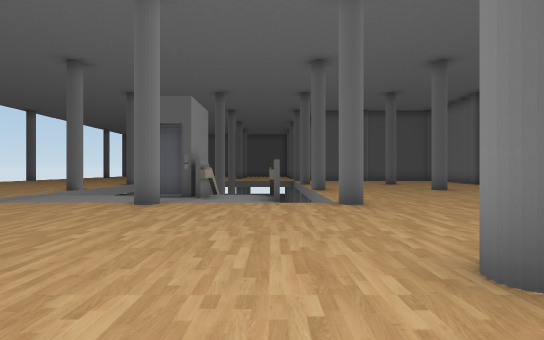
View 1 (above)

19 first-person views from a walk through a Unity game level. The camera is 1.4 m above the floor, looks level and sees 85° across. The floor is counted in squares, 2 m on a side. Each view is taken from the middle of a square. On the plan, view 1 faces up. The plan holds only what a view shows up to about 10 squares ahead; the rest is blank. The place goes on beyond the plan. Some surface patterns are stand-ins.

View 2
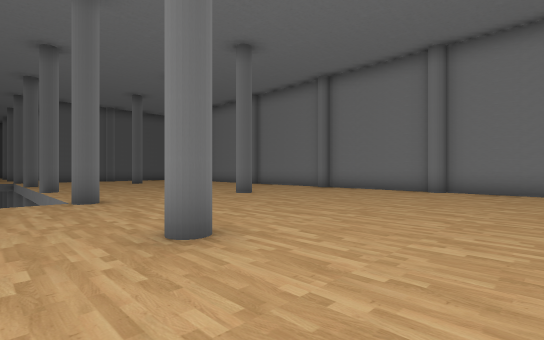

View 3
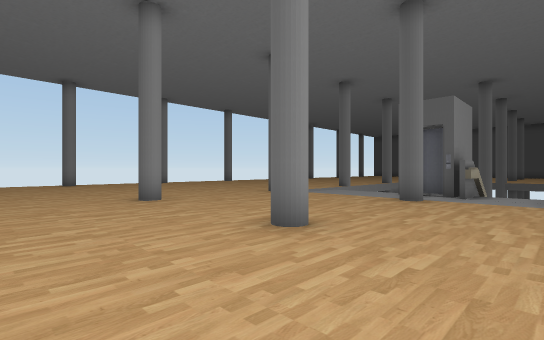

View 4
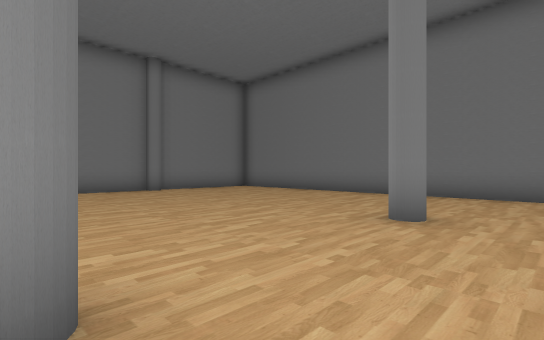

View 5
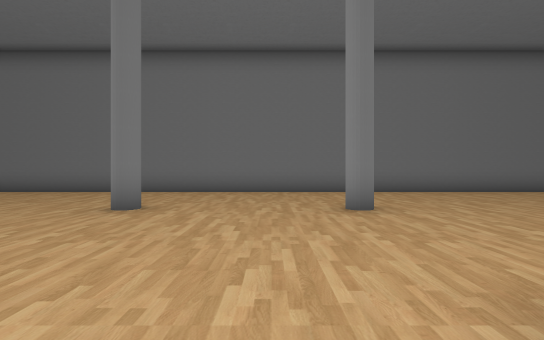

View 6
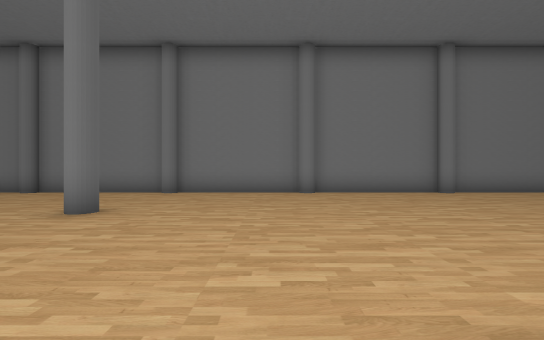

View 7
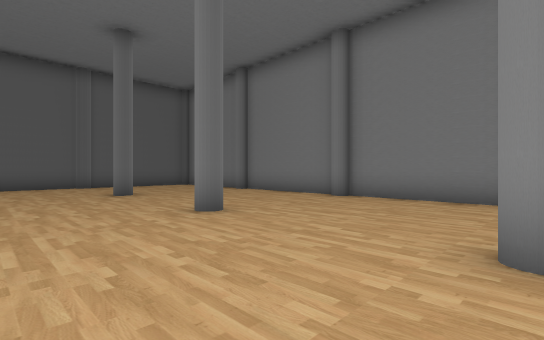

View 8
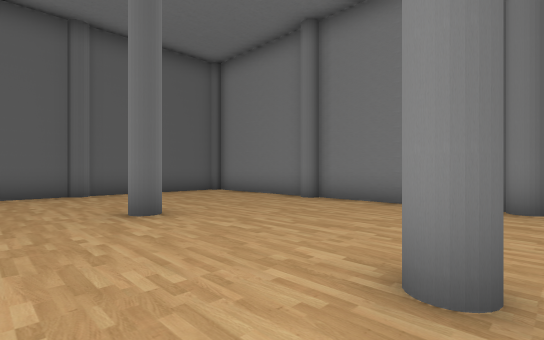

View 9
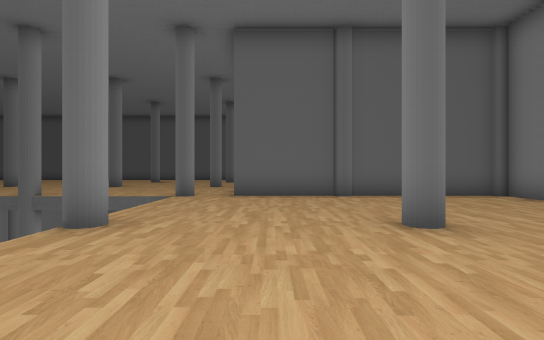

View 10
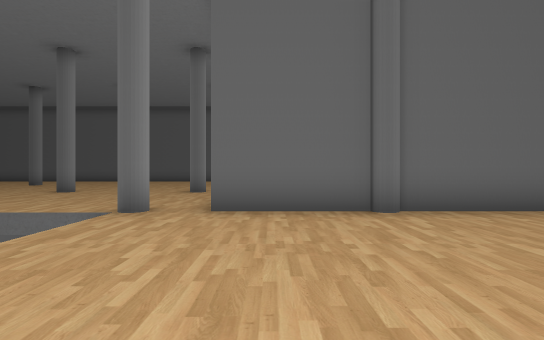

View 11
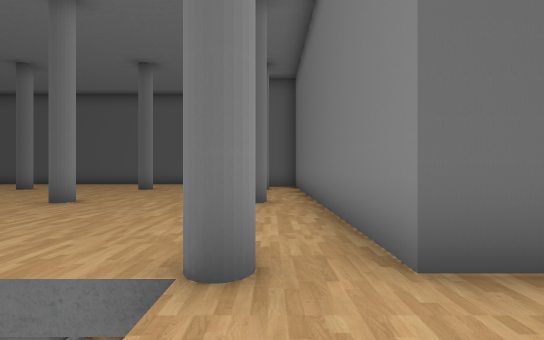

View 12
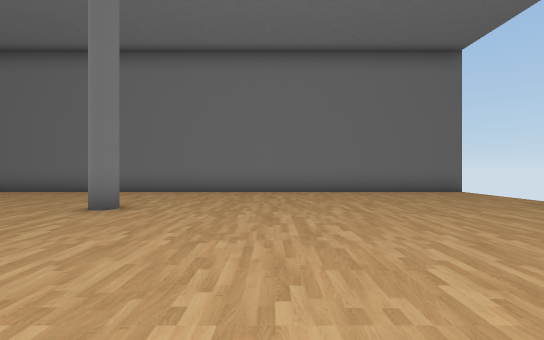

View 13
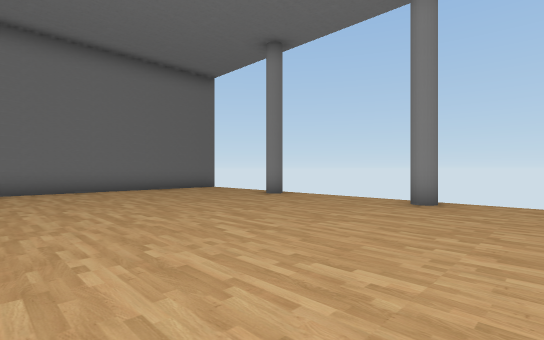

View 14
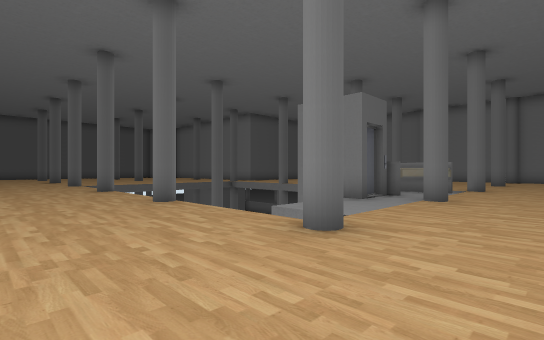

View 15
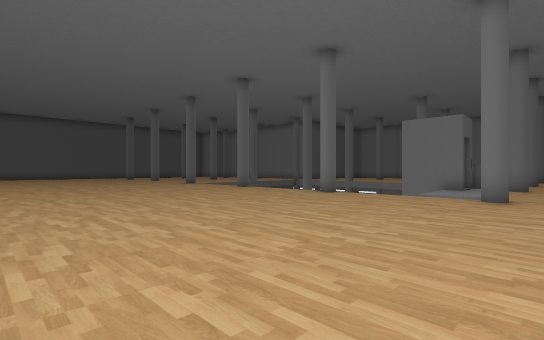

View 16
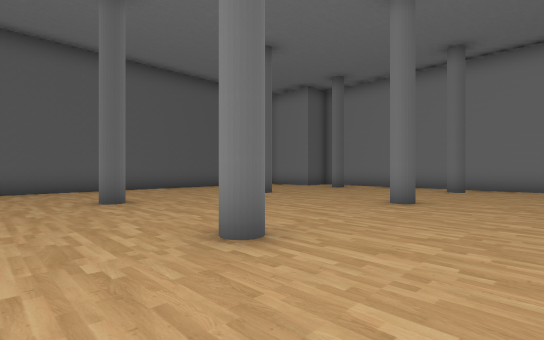

View 17
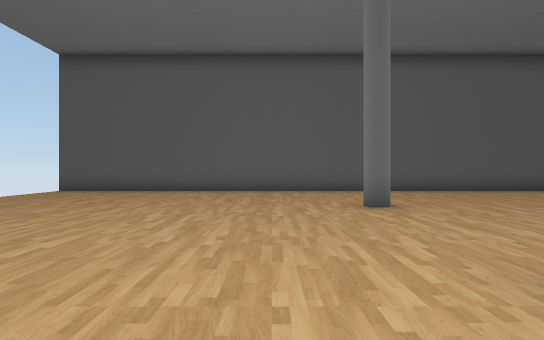

View 18
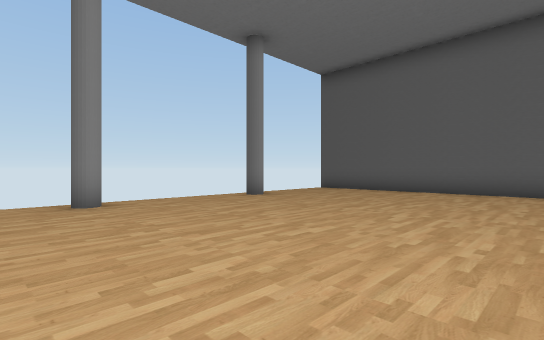

View 19
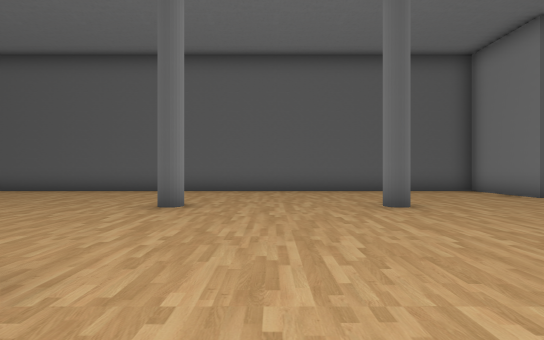

### Floor plan
Key: @ floor where view 1 was taken; # wall or solid block; x gap in a wall; . main floor; - floor 7 m lower than the main floor; / step, stairs or slope; v drop or lower ground.
Columns run from 16 left of view 1 to 11 right of it. Each row starts with its distance up from view 1.
 32 ###################
 31 v.................#
 30 v.................#
 29 v.................
 28 x........#...#....
 27 v................ .#
 26 v................ .#
 25 v................ .#
 24 v..................#
 23 v........#...#.....#
 22 v..................#
 21        ............#
 20             .......#
 19              x#..vx########
 18                  -.........#
 17   ..             -.........#
 16   ...  ..        -.........#
 15   .... ..#        #...#...#
 14  .........        .........#
 13  .........        .........#
 12  .........         ........#
 11  .........        .........#
 10  ........#   v    #...#...#
  9  .........   ##   .........#
  8  .........vvv##./ .........#
  7  .........v...../ .........#
  6  ........#...#....#...#...#
  5  ..........................#
  4 v..........................#
  3 v..........................#
  2 x........#...#....#.......#
  1 v..........................#
  0 v...............@..........#
 -1 v..........................#
 -2 v........#...#....#.......#
 -3 v..........................#
 -4 v..........................#
 -5 v.......................  .#
 -6 v.......................   #
 -7 #########################

Positions as (right, up) in squares from view 1, and headings:
1: (0, 0), facing up
2: (0, -1), facing up-right
3: (0, -1), facing up-left
4: (0, 2), facing down-right
5: (-1, 3), facing down
6: (1, 3), facing right
7: (3, 6), facing up-right
8: (4, 10), facing up-right
9: (4, 11), facing up
10: (4, 14), facing up
11: (2, 17), facing up
12: (-10, 3), facing down
13: (-9, 4), facing down-left
14: (-10, 4), facing up-right
15: (-15, 5), facing up-right
16: (-9, 21), facing up-right
17: (-9, 22), facing up
18: (-9, 22), facing up-left
19: (-5, 22), facing up
